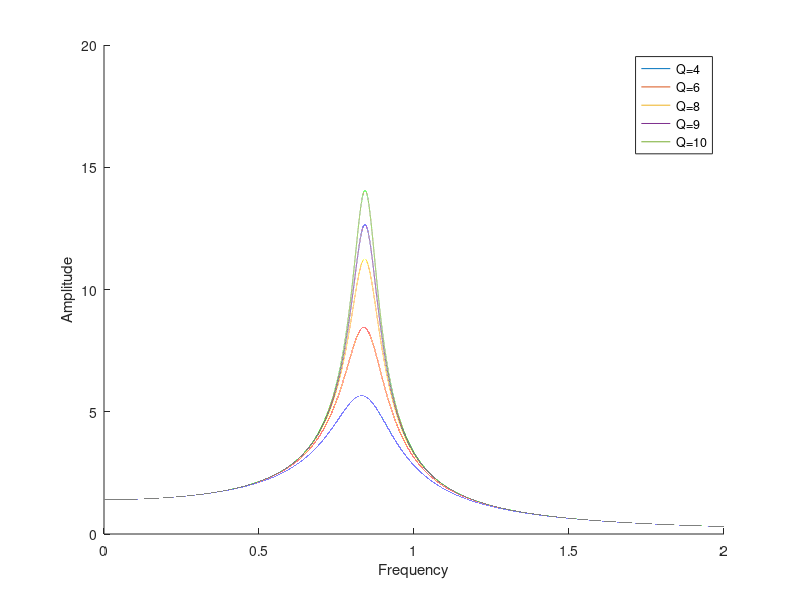

MATLAB code for this plot:
function plotgraph()
F=(sqrt(0.0602/0.00214))/(2*pi); 
f= 0:0.00001:2; 
%%Q= [10 10 10 10 10 10 10 10 10 10 10 10 10 10 10 10 10 10 10 10 10 10 10 10 10 10 10 10 10 10 10 10 10 10 10 10 10 10 10 10 10 ]
for Q = [4 6 8 9 10]; 
x=(((F.^2-f.^2).^2)+(((f*F)./Q).^2));
%%y=[1 1 1 1 1 1 1 1 1 1 1 1 1 1 1 1 1 1 1 1 1 1 1 1 1 1 1 1 1 1 1 1 1 1 1 1 1 1 1 1 1  ];
y  =1; 
A= y./sqrt(x);
hold on
plot (f,A); 
xlabel('Frequency');
ylabel('Amplitude');
legend('Q=4','Q=6','Q=8','Q=9','Q=10');
hold off
end

end
